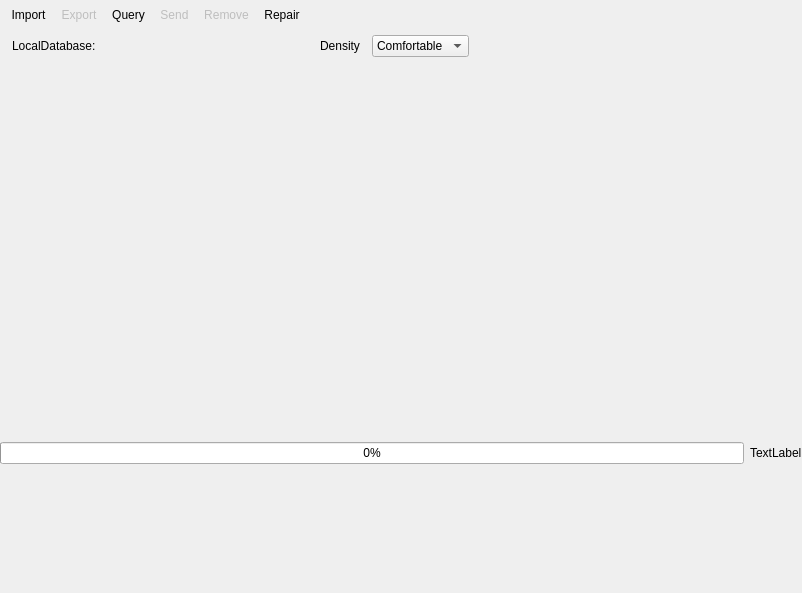
<?xml version="1.0" encoding="UTF-8"?>
<ui version="4.0">
 <class>ctkDICOMBrowser</class>
 <widget class="QWidget" name="ctkDICOMBrowser">
  <property name="geometry">
   <rect>
    <x>0</x>
    <y>0</y>
    <width>802</width>
    <height>593</height>
   </rect>
  </property>
  <property name="sizePolicy">
   <sizepolicy hsizetype="Preferred" vsizetype="Preferred">
    <horstretch>0</horstretch>
    <verstretch>0</verstretch>
   </sizepolicy>
  </property>
  <property name="windowTitle">
   <string>ctkDICOMBrowser</string>
  </property>
  <layout class="QVBoxLayout" name="verticalLayout_2">
   <property name="leftMargin">
    <number>0</number>
   </property>
   <property name="topMargin">
    <number>0</number>
   </property>
   <property name="rightMargin">
    <number>0</number>
   </property>
   <property name="bottomMargin">
    <number>12</number>
   </property>
   <item>
    <widget class="QToolBar" name="ToolBar">
     <property name="windowTitle">
      <string>toolBar</string>
     </property>
     <property name="floatable">
      <bool>true</bool>
     </property>
     <addaction name="ActionImport"/>
     <addaction name="ActionExport"/>
     <addaction name="ActionQuery"/>
     <addaction name="ActionSend"/>
     <addaction name="ActionRemove"/>
     <addaction name="ActionRepair"/>
    </widget>
   </item>
   <item>
    <layout class="QVBoxLayout" name="VerticalLayout">
     <property name="spacing">
      <number>12</number>
     </property>
     <item>
      <layout class="QHBoxLayout" name="TopLayout">
       <property name="leftMargin">
        <number>12</number>
       </property>
       <property name="rightMargin">
        <number>12</number>
       </property>
       <item>
        <widget class="QLabel" name="DatabaseNameLabel">
         <property name="maximumSize">
          <size>
           <width>100</width>
           <height>20</height>
          </size>
         </property>
         <property name="text">
          <string>LocalDatabase:</string>
         </property>
        </widget>
       </item>
       <item>
        <widget class="ctkDirectoryButton" name="DirectoryButton">
         <property name="minimumSize">
          <size>
           <width>200</width>
           <height>20</height>
          </size>
         </property>
        </widget>
       </item>
       <item>
        <widget class="QLabel" name="tablesDensityLabel">
         <property name="maximumSize">
          <size>
           <width>100</width>
           <height>20</height>
          </size>
         </property>
         <property name="text">
          <string>Density</string>
         </property>
        </widget>
       </item>
       <item>
        <widget class="QComboBox" name="tableDensityComboBox">
         <item>
          <property name="text">
           <string>Comfortable</string>
          </property>
         </item>
         <item>
          <property name="text">
           <string>Cozy</string>
          </property>
         </item>
         <item>
          <property name="text">
           <string>Compact</string>
          </property>
         </item>
        </widget>
       </item>
       <item>
        <spacer name="HorizontalSpacer">
         <property name="orientation">
          <enum>Qt::Horizontal</enum>
         </property>
         <property name="sizeHint" stdset="0">
          <size>
           <width>40</width>
           <height>20</height>
          </size>
         </property>
        </spacer>
       </item>
      </layout>
     </item>
    </layout>
   </item>
   <item>
    <layout class="QHBoxLayout" name="QueryLayout" stretch="0">
     <property name="spacing">
      <number>0</number>
     </property>
     <property name="leftMargin">
      <number>0</number>
     </property>
     <property name="rightMargin">
      <number>0</number>
     </property>
     <item>
      <widget class="ctkDICOMTableManager" name="dicomTableManager">
       <property name="dynamicTableLayout">
        <bool>true</bool>
       </property>
       <property name="m_DynamicLayout" stdset="0">
        <bool>true</bool>
       </property>
      </widget>
     </item>
    </layout>
   </item>
   <item>
    <layout class="QHBoxLayout" name="ProgressLayout">
     <item>
      <widget class="QProgressBar" name="progressBar">
       <property name="value">
        <number>0</number>
       </property>
       <property name="textVisible">
        <bool>true</bool>
       </property>
       <property name="orientation">
        <enum>Qt::Horizontal</enum>
       </property>
      </widget>
     </item>
     <item>
      <widget class="QLabel" name="label">
       <property name="text">
        <string>TextLabel</string>
       </property>
      </widget>
     </item>
    </layout>
   </item>
  </layout>
  <action name="ActionImport">
   <property name="text">
    <string>Import</string>
   </property>
   <property name="toolTip">
    <string>Import a DICOM file or folder</string>
   </property>
  </action>
  <action name="ActionExport">
   <property name="enabled">
    <bool>false</bool>
   </property>
   <property name="text">
    <string>Export</string>
   </property>
   <property name="toolTip">
    <string>Export selected study/series to a DICOM folder (not yet available)</string>
   </property>
  </action>
  <action name="ActionQuery">
   <property name="text">
    <string>Query</string>
   </property>
   <property name="toolTip">
    <string>Query and Retrieve DICOM studies from a DICOM node</string>
   </property>
  </action>
  <action name="ActionSend">
   <property name="enabled">
    <bool>false</bool>
   </property>
   <property name="text">
    <string>Send</string>
   </property>
   <property name="toolTip">
    <string>Send DICOM Studies to a DICOM node (not yet available)</string>
   </property>
  </action>
  <action name="ActionRemove">
   <property name="enabled">
    <bool>false</bool>
   </property>
   <property name="text">
    <string>Remove</string>
   </property>
   <property name="toolTip">
    <string>Remove selected series, studies, patients from database</string>
   </property>
  </action>
  <action name="ActionRepair">
   <property name="enabled">
    <bool>true</bool>
   </property>
   <property name="text">
    <string>Repair</string>
   </property>
   <property name="toolTip">
    <string>Check whether all the files associated with images in the local Database are available on the disk.</string>
   </property>
  </action>
 </widget>
 <customwidgets>
  <customwidget>
   <class>ctkDICOMTableManager</class>
   <extends>QWidget</extends>
   <header>ctkDICOMTableManager.h</header>
   <container>1</container>
  </customwidget>
  <customwidget>
   <class>ctkDirectoryButton</class>
   <extends>QWidget</extends>
   <header>ctkDirectoryButton.h</header>
   <container>1</container>
   <slots>
    <signal>directoryChanged(QString)</signal>
   </slots>
  </customwidget>
 </customwidgets>
 <resources/>
 <connections>
  <connection>
   <sender>ActionImport</sender>
   <signal>triggered(bool)</signal>
   <receiver>ctkDICOMBrowser</receiver>
   <slot>openImportDialog()</slot>
   <hints>
    <hint type="sourcelabel">
     <x>-1</x>
     <y>-1</y>
    </hint>
    <hint type="destinationlabel">
     <x>319</x>
     <y>239</y>
    </hint>
   </hints>
  </connection>
  <connection>
   <sender>ActionExport</sender>
   <signal>triggered(bool)</signal>
   <receiver>ctkDICOMBrowser</receiver>
   <slot>openExportDialog()</slot>
   <hints>
    <hint type="sourcelabel">
     <x>-1</x>
     <y>-1</y>
    </hint>
    <hint type="destinationlabel">
     <x>319</x>
     <y>239</y>
    </hint>
   </hints>
  </connection>
  <connection>
   <sender>ActionQuery</sender>
   <signal>triggered(bool)</signal>
   <receiver>ctkDICOMBrowser</receiver>
   <slot>openQueryDialog()</slot>
   <hints>
    <hint type="sourcelabel">
     <x>-1</x>
     <y>-1</y>
    </hint>
    <hint type="destinationlabel">
     <x>319</x>
     <y>239</y>
    </hint>
   </hints>
  </connection>
  <connection>
   <sender>ActionRemove</sender>
   <signal>triggered()</signal>
   <receiver>ctkDICOMBrowser</receiver>
   <slot>onRemoveAction()</slot>
   <hints>
    <hint type="sourcelabel">
     <x>-1</x>
     <y>-1</y>
    </hint>
    <hint type="destinationlabel">
     <x>391</x>
     <y>303</y>
    </hint>
   </hints>
  </connection>
  <connection>
   <sender>ActionRepair</sender>
   <signal>triggered()</signal>
   <receiver>ctkDICOMBrowser</receiver>
   <slot>onRepairAction()</slot>
   <hints>
    <hint type="sourcelabel">
     <x>-1</x>
     <y>-1</y>
    </hint>
    <hint type="destinationlabel">
     <x>400</x>
     <y>303</y>
    </hint>
   </hints>
  </connection>
 </connections>
 <slots>
  <slot>openImportDialog()</slot>
  <slot>openExportDialog()</slot>
  <slot>openQueryDialog()</slot>
  <slot>onDatabaseDirectoryChaged(QString)</slot>
  <slot>onNextImage()</slot>
  <slot>onPreviousImage()</slot>
  <slot>onNextSeries()</slot>
  <slot>onPreviousSeries()</slot>
  <slot>onNextStudy()</slot>
  <slot>onPreviousStudy()</slot>
  <slot>onAutoPlayCheckboxStateChanged(int)</slot>
  <slot>onThumbnailWidthSliderValueChanged(int)</slot>
  <slot>onRemoveAction()</slot>
 </slots>
</ui>
